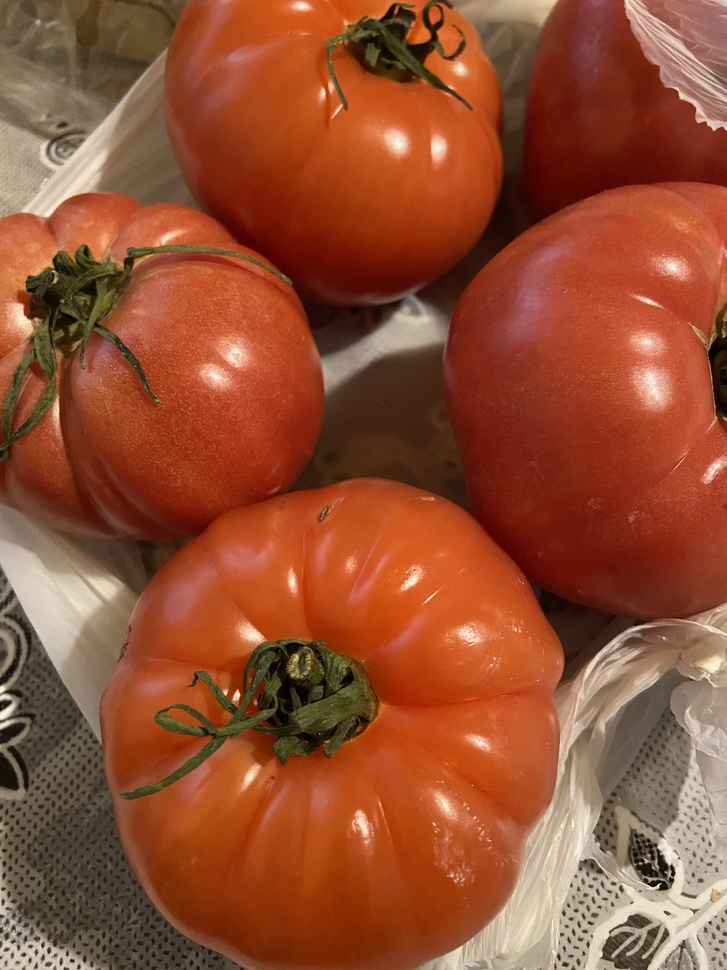
#> input picture LAB02/fruta12.jpg, 727 x 970 px, shrunk from 3024 x 4032 before the run
$ python Lab02.py
#> lines starting #> are read from the running program, lines starting #| are printed output that depends on the picture
"""Laboratório 02: Conversão BGR -> HSV e análise visual de canais H, S e V."""

from __future__ import annotations

from pathlib import Path
import argparse
import cv2


DEFAULT_IMAGE = Path(__file__).resolve().parent / "fruta12.jpg"


def carregar_imagem(caminho: Path):
    """Carrega uma imagem colorida com OpenCV."""
    imagem = cv2.imread(str(caminho), cv2.IMREAD_COLOR)
#> imagem is the input picture: shape (970, 727, 3); mean B, G, R 49.7, 78.1, 146.3
    if imagem is None:
        raise FileNotFoundError(
            f"Não foi possível abrir a imagem '{caminho}'. "
            "Verifique se o arquivo existe e se está em um formato suportado."
        )
    return imagem


def main() -> None:
    parser = argparse.ArgumentParser(
        description="Converte uma imagem para HSV e exibe canais H, S e V."
    )
    parser.add_argument(
        "--imagem",
        type=Path,
        default=DEFAULT_IMAGE,
        help=f"Caminho da imagem de entrada (padrão: {DEFAULT_IMAGE.name}).",
    )
    args = parser.parse_args()

    imagem_bgr = carregar_imagem(args.imagem)
    imagem_hsv = cv2.cvtColor(imagem_bgr, cv2.COLOR_BGR2HSV)
#> imagem_hsv: shape (970, 727, 3); mean H, S, V 10.7, 170.2, 146.3
    canal_h, canal_s, canal_v = cv2.split(imagem_hsv)
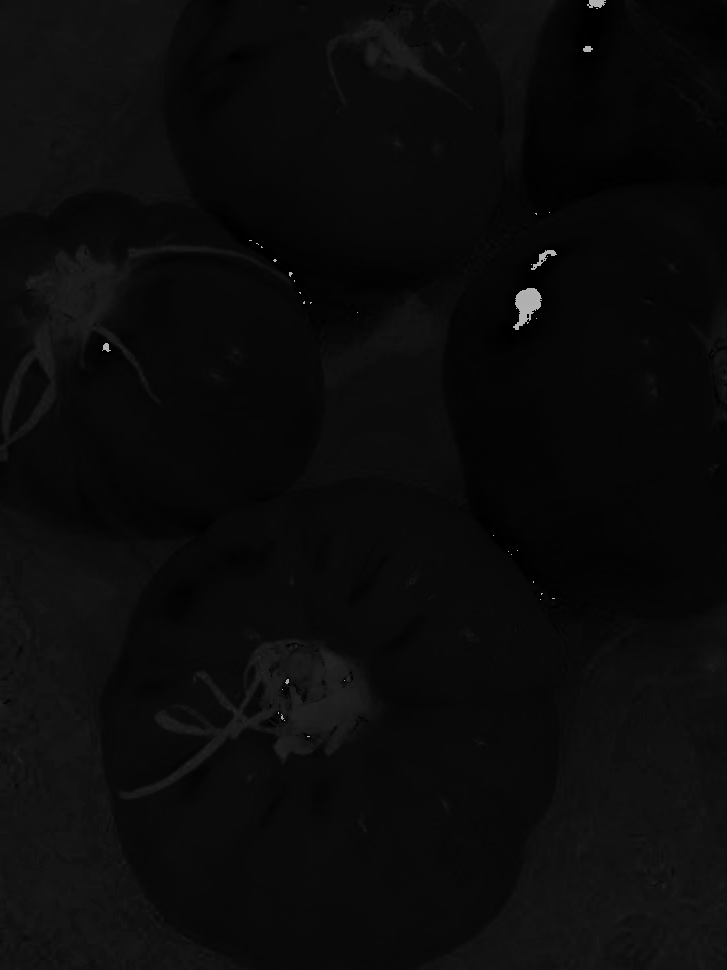
#> canal_h: shape (970, 727); min 0, max 179, mean 10.7
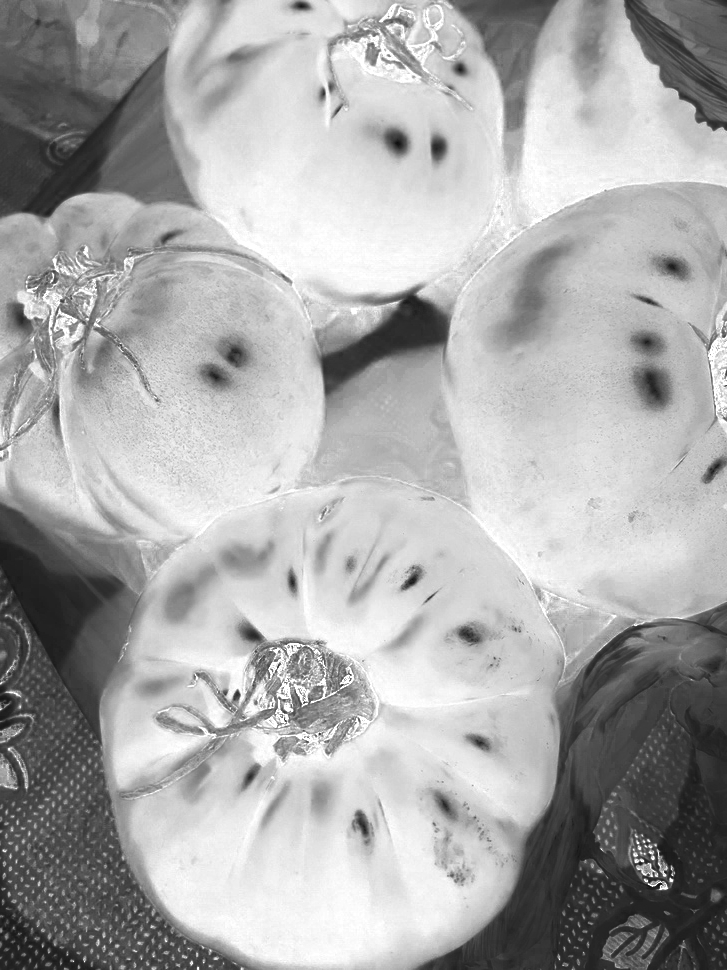
#> canal_s: shape (970, 727); min 14, max 255, mean 170.2
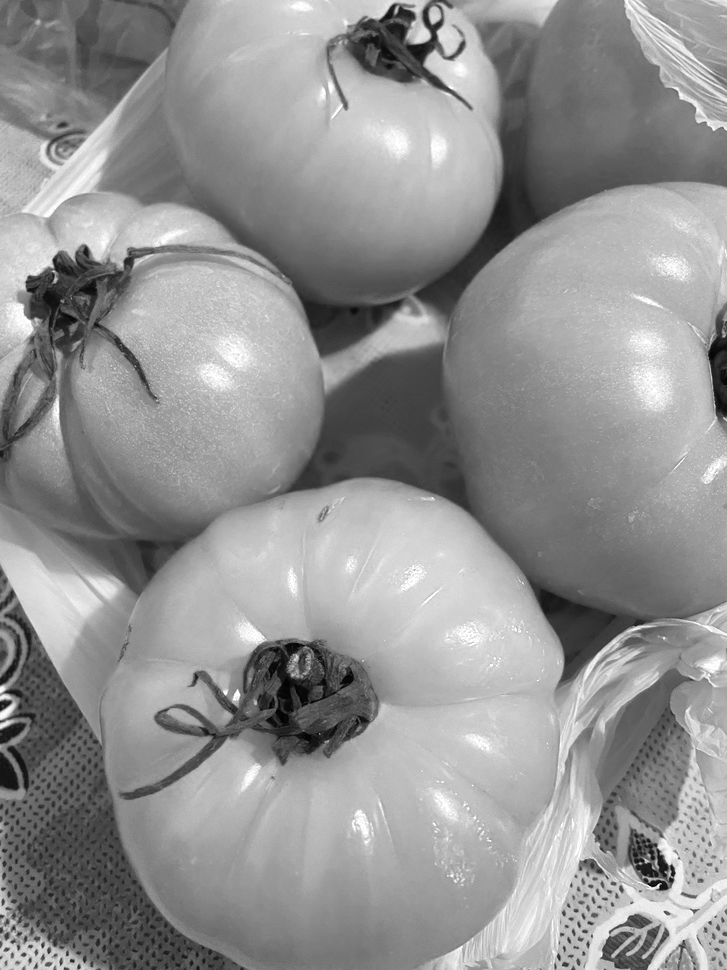
#> canal_v: shape (970, 727); min 1, max 255, mean 146.3

    # Análise visual dos canais HSV:
    # H (Hue/Tonalidade): áreas claras indicam pixels com valores de matiz mais altos
    # dentro do intervalo do OpenCV (0 a 179). Esse canal representa "qual cor" é
    # percebida, não o brilho. Em geral, regiões com cores diferentes podem aparecer
    # com níveis de cinza distintos mesmo tendo brilho semelhante.
    #
    # S (Saturação): áreas claras indicam cores mais puras/vivas (alta saturação).
    # Áreas escuras tendem a cores dessaturadas, próximas de tons de cinza.
    #
    # V (Valor/Brilho): representa a intensidade luminosa. Áreas claras no V
    # correspondem às partes mais iluminadas da imagem original; áreas escuras,
    # às regiões de sombra ou menor brilho.

    cv2.imshow("Imagem original (BGR)", imagem_bgr)
    cv2.imshow("Canal H (Tonalidade) - escala de cinza", canal_h)
    cv2.imshow("Canal S (Saturacao) - escala de cinza", canal_s)
    cv2.imshow("Canal V (Brilho/Valor) - escala de cinza", canal_v)

    print("Janelas abertas. Pressione qualquer tecla para encerrar.")
    cv2.waitKey(0)
    cv2.destroyAllWindows()


if __name__ == "__main__":
    main()

$ run again, with LAB02/fruta06.jpg copied over LAB02/fruta12.jpg
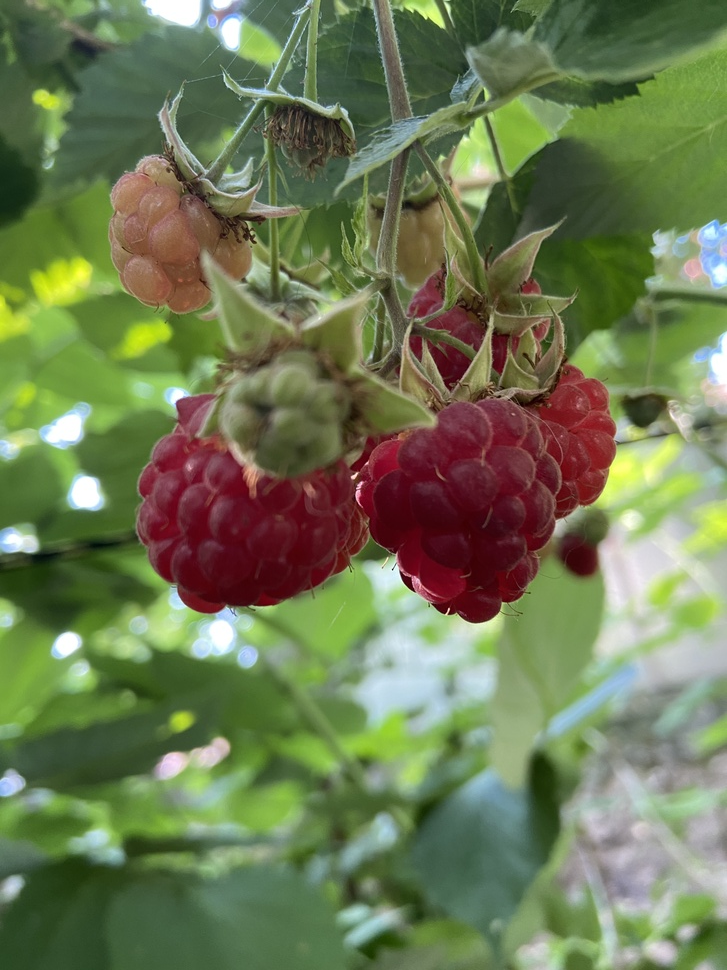
#> input picture LAB02/fruta06.jpg, 727 x 970 px, shrunk from 3024 x 4032 before the run
#> in carregar_imagem, imagem is the input picture: shape (970, 727, 3); mean B, G, R 83.1, 121.2, 109.5
#> imagem_hsv: shape (970, 727, 3); mean H, S, V 60.5, 107.6, 130.6
#> in main, `canal_h, canal_s, canal_v = cv2.split(imagem_hsv)`:
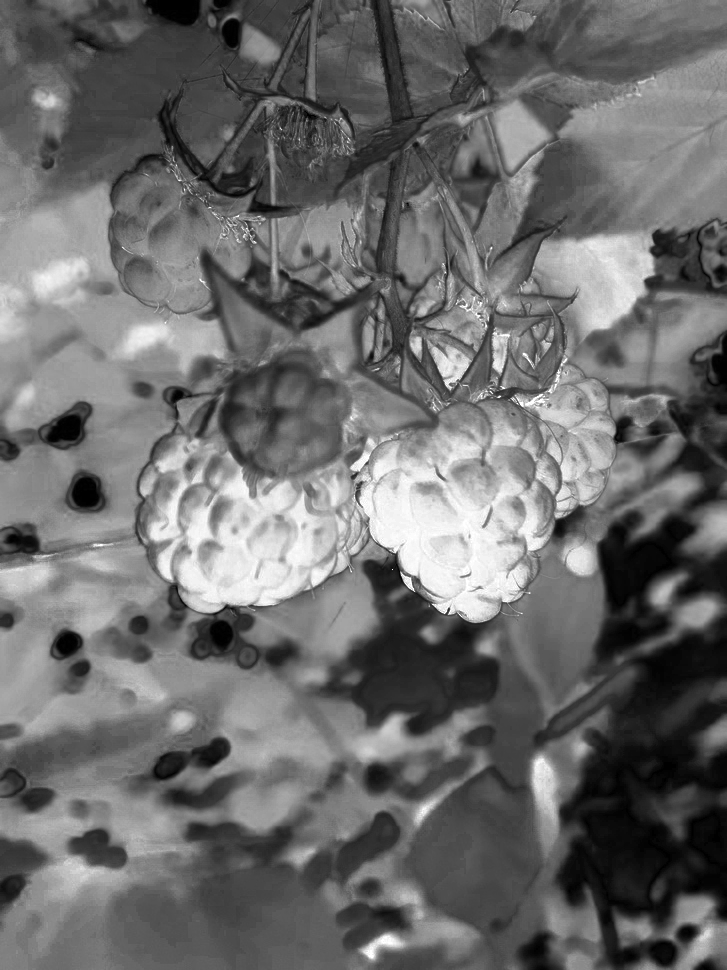
#> canal_s: shape (970, 727); min 0, max 255, mean 107.6
#> in main, `canal_h, canal_s, canal_v = cv2.split(imagem_hsv)`:
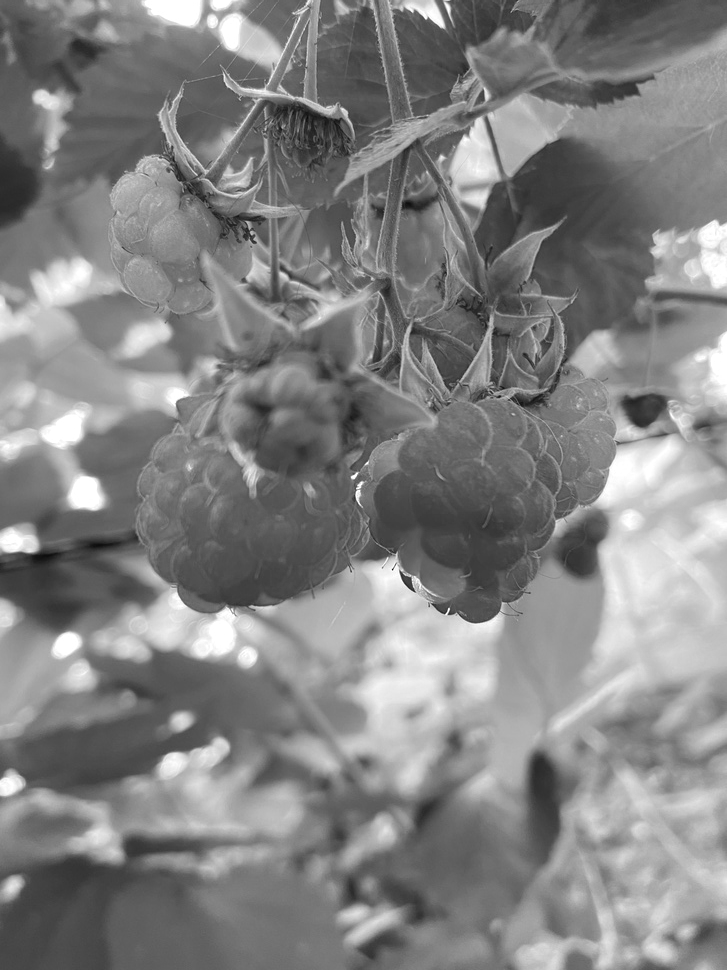
#> canal_v: shape (970, 727); min 10, max 255, mean 130.6
